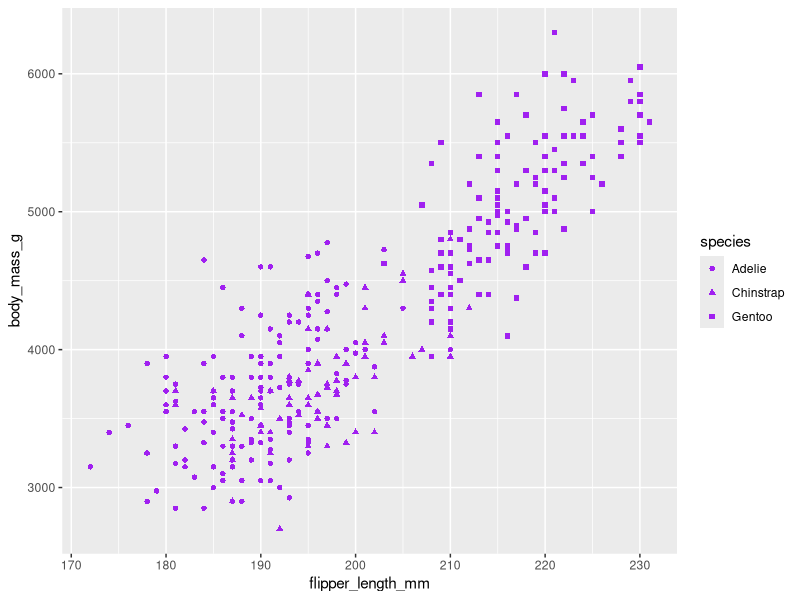
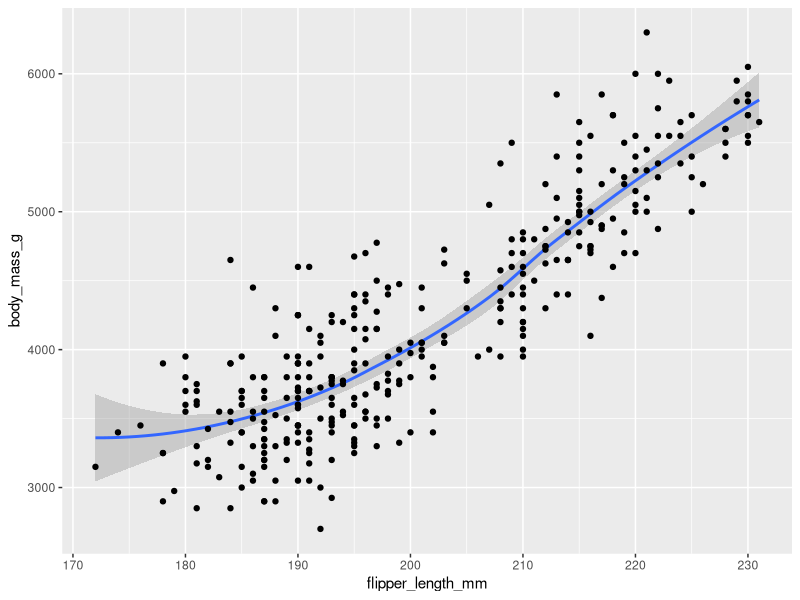
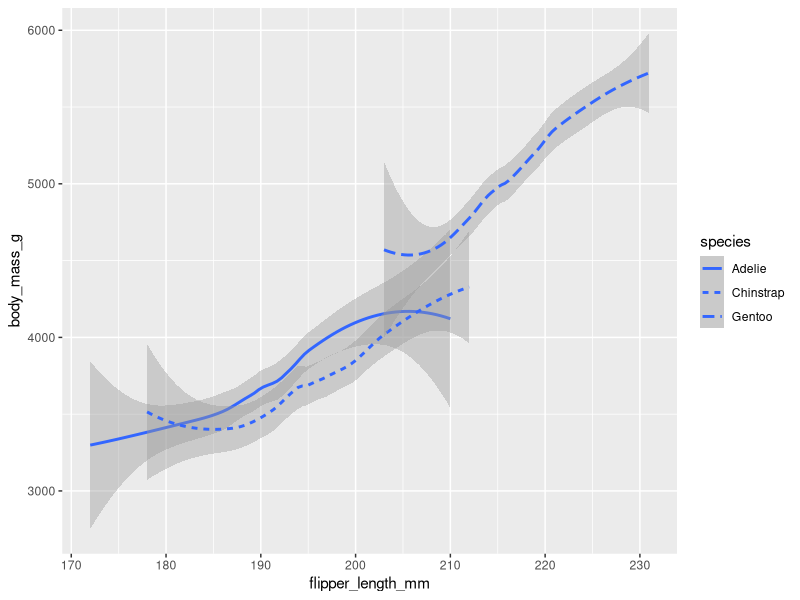

R code for these plots, in order:
install.packages("palmerpenguins")
install.packages("tidyverse")
install.packages("ggplot2")
library(tidyverse)
library(ggplot2)
library(palmerpenguins)

ggplot(data = penguins) + 
  geom_point(mapping = aes(x=flipper_length_mm, y=body_mass_g, shape=species),color="purple")

ggplot(data=penguins) +
  geom_smooth((mapping=aes(x=flipper_length_mm, y=body_mass_g)))+
  geom_point(mapping = aes(x=flipper_length_mm, y=body_mass_g))

ggplot(data=penguins) +
  geom_smooth((mapping=aes(x=flipper_length_mm, y=body_mass_g, linetype=species)))
